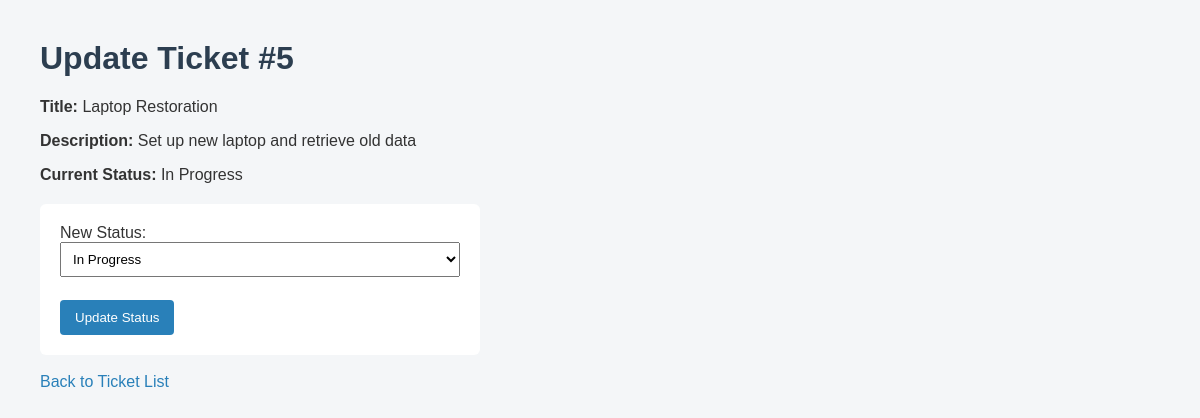
Page /update/5 on the committed database.
### tables this page shows
CREATE TABLE tickets (
            id INTEGER PRIMARY KEY AUTOINCREMENT,
            user_name TEXT NOT NULL,
            title TEXT NOT NULL,
            description TEXT NOT NULL,
            category TEXT NOT NULL,
            priority TEXT NOT NULL,
            status TEXT NOT NULL DEFAULT 'Pending',
            date_created TEXT NOT NULL
        );

### app.py (the view, shortened to what this page needs)
@app.route("/update/<int:ticket_id>", methods=["GET", "POST"])
def update(ticket_id):
    connection = get_db_connection()
    ticket = connection.execute("SELECT * FROM tickets WHERE id = ?", (ticket_id,)).fetchone()
    connection.close()
    return render_template("update.html", ticket=ticket)

### app.py (called while the page is built)
def get_db_connection():
    connection = sqlite3.connect("tickets.db")
    connection.row_factory = sqlite3.Row
    return connection

### templates/update.html (shortened to what this page needs)
<!DOCTYPE html>
<html>
<head>
    <link rel="stylesheet" href="{{ url_for('static', filename='style.css') }}">
</head>
<body>
    <h1>Update Ticket #{{ ticket['id'] }}</h1>
    <p><strong>Title:</strong> {{ ticket['title'] }}</p>
    <p><strong>Description:</strong> {{ ticket['description'] }}</p>
    <p><strong>Current Status:</strong> {{ ticket['status'] }}</p>
    <form method="POST">
        <label>New Status:</label><br>
        <select name="status">
            <option value="In Progress" {% if ticket['status'] == 'In Progress' %}selected{% endif %}>In Progress</option>
        </select><br><br>
        <button type="submit">Update Status</button>
    </form>
    <br>
    <a href="{{ url_for('index') }}">Back to Ticket List</a>
</body>
</html>

### static/style.css (style rules this page uses)
body { font-family: Arial, sans-serif; background-color: #f4f6f8; color: #333; margin: 40px; }
h1 { color: #2c3e50; }
a { color: #2980b9; text-decoration: none; }
form { background-color: white; padding: 20px; border-radius: 6px; max-width: 400px; margin-top: 20px; }
input, select, textarea { width: 100%; padding: 8px; margin-bottom: 5px; box-sizing: border-box; }
button { background-color: #2980b9; color: white; padding: 10px 15px; border: none; border-radius: 4px; cursor: pointer; }

### rows in the picture
tickets: id "5", title "Laptop Restoration", description "Set up new laptop and retrieve old data", status "In Progress"
